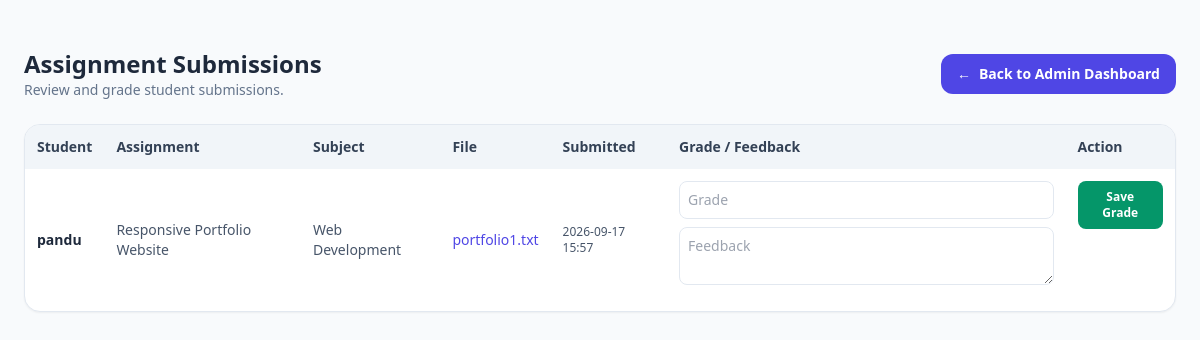
/submissions (signed in), run on the app's committed database.
### tables this page shows
CREATE TABLE assignment_submissions (
        id INTEGER PRIMARY KEY AUTOINCREMENT,
        assignment_id INTEGER NOT NULL,
        username TEXT NOT NULL,
        filename TEXT NOT NULL,
        original_filename TEXT NOT NULL,
        submitted_at TEXT NOT NULL,
        status TEXT NOT NULL DEFAULT 'Submitted',
        grade TEXT NOT NULL DEFAULT '',
        feedback TEXT NOT NULL DEFAULT '',
        FOREIGN KEY (assignment_id) REFERENCES assignments(id)
    );

CREATE TABLE assignments (
        id INTEGER PRIMARY KEY AUTOINCREMENT,
        subject TEXT NOT NULL,
        title TEXT NOT NULL,
        description TEXT NOT NULL,
        due_date TEXT NOT NULL,
        semester TEXT NOT NULL
    );

### app.py (the view)
@app.route("/submissions")
def view_submissions():
    if "username" not in session or session.get("username") != "admin":
        return redirect(url_for("login"))
    conn = get_db_connection()
    cursor = conn.cursor()
    cursor.execute("""
        SELECT s.*, a.title AS assignment_title, a.subject
        FROM assignment_submissions s
        JOIN assignments a ON s.assignment_id = a.id
        ORDER BY s.submitted_at DESC
    """)
    submissions = cursor.fetchall()
    conn.close()
    return render_template("submissions.html", submissions=submissions)

### database.py (called while the page is built)
def get_db_connection():
    conn = sqlite3.connect(DB_PATH)
    conn.row_factory = sqlite3.Row
    return conn

### templates/submissions.html (shortened to what this page needs)
﻿<!DOCTYPE html>
<html lang="en">
<head>
	<script src="https://cdn.tailwindcss.com"></script>
</head>
<body class="bg-slate-50 min-h-screen p-6">
	<main class="max-w-7xl mx-auto">
		<div class="flex flex-wrap items-center justify-between gap-4 mb-6">
			<div>
				<h1 class="text-2xl font-bold text-slate-800">Assignment Submissions</h1>
				<p class="text-sm text-slate-500">Review and grade student submissions.</p>
			</div>
			<a href="{{ url_for('dashboard') }}" class="inline-flex items-center gap-2 px-4 py-2.5 bg-indigo-600 hover:bg-indigo-700 text-white rounded-xl text-sm font-semibold transition">
				<span aria-hidden="true">&larr;</span> Back to Admin Dashboard
			</a>
		</div>
		<div class="bg-white rounded-2xl shadow-sm border border-slate-200 overflow-x-auto">
			<table class="w-full text-left border-collapse">
				<thead>
					<tr class="bg-slate-100 text-slate-700 text-sm">
						<th class="p-3">Student</th>
						<th class="p-3">Assignment</th>
						<th class="p-3">Subject</th>
						<th class="p-3">File</th>
						<th class="p-3">Submitted</th>
						<th class="p-3">Grade / Feedback</th>
						<th class="p-3">Action</th>
					</tr>
				</thead>
				<tbody class="divide-y divide-slate-100 text-sm text-slate-600">
					{% for submission in submissions %}
					<tr>
						<td class="p-3 font-semibold text-slate-800">{{ submission['username'] }}</td>
						<td class="p-3">{{ submission['assignment_title'] }}</td>
						<td class="p-3">{{ submission['subject'] }}</td>
						<td class="p-3"><a class="text-indigo-600 hover:underline" href="{{ url_for('download_submission', submission_id=submission['id']) }}">{{ submission['original_filename'] }}</a></td>
						<td class="p-3 text-xs">{{ submission['submitted_at'] }}</td>
						<td class="p-3">
							<form action="{{ url_for('grade_submission', submission_id=submission['id']) }}" method="POST" class="space-y-2 min-w-40">
								<input name="grade" value="{{ submission['grade'] }}" placeholder="Grade" class="w-full p-2 border border-slate-200 rounded-lg">
								<textarea name="feedback" rows="2" placeholder="Feedback" class="w-full p-2 border border-slate-200 rounded-lg">{{ submission['feedback'] }}</textarea>
						</td>
						<td class="p-3 align-top">
								<button type="submit" class="px-3 py-2 bg-emerald-600 hover:bg-emerald-700 text-white rounded-lg text-xs font-semibold">Save Grade</button>
						</td>
					</tr>
					{% else %}
					<tr><td colspan="7" class="p-8 text-center text-slate-500">No submissions yet.</td></tr>
					{% endfor %}
				</tbody>
			</table>
		</div>
	</main>
</body>
</html>

### data on the page
assignment_submissions: username "pandu", assignment_title "Responsive Portfolio Website", subject "Web Development", original_filename "portfolio1.txt", submitted_at "2026-09-17 15:57"
